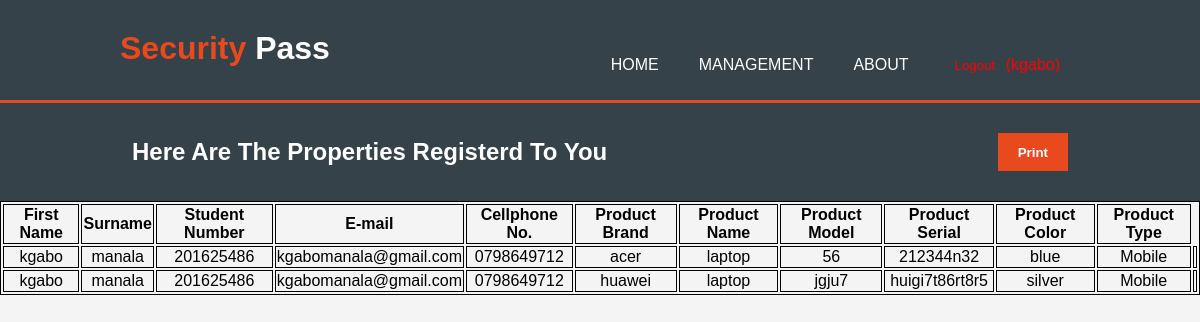
The app's page /Details.php (signed in) with its own data.
### tables this page shows
CREATE TABLE `userinfotable` (
  `id` int(11) NOT NULL,
  `username` varchar(50) NOT NULL,
  `FName` varchar(20) NOT NULL,
  `Lname` varchar(20) NOT NULL,
  `Gender` varchar(20) NOT NULL,
  `qualification` varchar(50) NOT NULL,
  `stNo` varchar(15) NOT NULL,
  `Email` varchar(30) NOT NULL,
  `cell` varchar(15) NOT NULL,
  `DoB` date NOT NULL,
  `password` varchar(30) NOT NULL,
  `Address` varchar(70) NOT NULL
);

CREATE TABLE `producttable` (
  `PID` int(11) NOT NULL,
  `stNo` varchar(50) NOT NULL,
  `PBrand` varchar(50) NOT NULL,
  `PName` varchar(50) NOT NULL,
  `PModel` varchar(50) NOT NULL,
  `PSerial` varchar(100) NOT NULL,
  `PColor` varchar(50) NOT NULL,
  `PType` varchar(15) NOT NULL
);

### Details.php (the view, shortened to what this page needs)
<?php
    require "dbconfig/config.php";
?>
<!DOCTYPE html>
<html lang="en">
<head>
    <link rel="stylesheet" href="./CSS/Style.css">
</head>
<body>
    <header>
         <div class="container">
               <div id="branding">
                   <h1><span class="highlight">Security</span> Pass</h1>
               </div>
               <nav>
                   <ul>
                       <li><a href="AdminHome.php">Home</a></li>
                       <li><a href="AdminHome.php">Management</a></li>
                       <li><a href="About.php">About</a></li>
                       <li><form action="adminhome.php" method="post" style="color: red; cursor: ponter;">
                               <input id="logout-btn" type="submit" placeholder="button" name="logout" value="Logout"  placeholder="button" name="" value="Back" > (<?php echo $_SESSION['username'] ?>)
                           </form></li>
                   </ul>
               </nav>
           </div>
    </header>
       <section id="newsletter">
           <div class="container">
               <h1 style="float: center;">Here Are The Properties Registerd To You</h1>
               <form action="Print.php" method="post">
                   <button href="Print.php" type="submit" value=">>" class="btn1" name="search_button">Print</button>
               </form>
           </div>
       </section>
       <table>
           <tr>
               <th>First Name </th>
               <th>Surname </th>
			   <th>Student Number </th>
               <th>E-mail </th>
               <th>Cellphone No. </th>
               <th>Product Brand </th>
			   <th>Product Name </th>
			   <th>Product Model </th>
			   <th>Product Serial </th>
			   <th>Product Color </th>
			   <th>Product Type </th>
           </tr>
           <?php
                $session = $_SESSION['username'] ;
			   $query= "SELECT
							userinfotable.Fname,
							userinfotable.lname,
							userinfotable.stNo,
							userinfotable.email,
							userinfotable.cell,
							producttable.PBrand,
							producttable.PName,
							producttable.PModel,
							producttable.PSerial,
							producttable.PColor,
							producttable.PType
						FROM
							userinfotable
						INNER JOIN producttable
						WHERE userinfotable.stNo = producttable.stNo AND userinfotable.username = '$session'
						ORDER BY userinfotable.stNo";
                $query_run= mysqli_query($con,$query);
                if(mysqli_num_rows($query_run)>0 )
                {
                    while($row= mysqli_fetch_assoc($query_run)){
                        echo "<tr><td>" . $row["Fname"] . "</td><td>" . $row["lname"] . "</td><td>" . $row["stNo"] . "</td><td>" . $row["email"] . "</td><td>" . $row["cell"] . "</td><td>" . $row["PBrand"] . "</td><td>" . $row["PName"] . "</td><td>" . $row["PModel"] . "</td><td>" . $row["PSerial"] . "</td><td>" . $row["PColor"] . "</td><td>" . $row["PType"] . "</td><td>";
                    }
                    echo "</table>";
                }
                else{
                    echo "0 results!";
                }
           ?>
</body>
</html>

### CSS/Style.css (style rules this page uses)
body { margin: 0; padding: 0; background-color: #f4f4f4; background-size: cover; font-family: sans-serif; }
.container { width: 80%; margin: auto; overflow: hidden; }
.btn1 { height: 38px; background: #e8491d; border: 0; padding-left: 20px; padding-right: 20px; color: #ffffff; font-weight: bold; cursor: pointer; }
header { background: #35424a; color: #ffffff; padding-top: 30px; min-height: 70px; border-bottom: #e8491d 3px solid; }
header a { color: #ffffff; text-decoration: none; text-transform: uppercase; font-size: 16px; display: block; }
header li { float: left; display: inline; padding: 0 20px 0 20px; }
header #branding { float: left; }
header #branding h1 { margin: 0; }
header nav { float: right; margin-top: 10px; }
header .highlight, header .current a { color: #e8491d; font-weight: bold; }
table, th, td { text-align: center; border: 1px solid black; }
#newsletter { padding: 15px; color: #ffffff; background: #35424a; }
#newsletter h1 { float: left; }
#newsletter form { float: right; margin-top: 15px; }
#logout-btn { background: none; background-color: none; border: none; color: red; cursor: pointer; }

### records on screen
userinfotable: FName "kgabo", Lname "manala", stNo "201625486", Email "kgabomanala@gmail.com", cell "0798649712", producttable.PBrand "acer", producttable.PName "laptop", producttable.PModel "56", producttable.PSerial "212344n32", producttable.PColor "blue", producttable.PType "Mobile", producttable.PBrand "huawei", producttable.PModel "jgju7", producttable.PSerial "huigi7t86rt8r5", producttable.PColor "silver"
